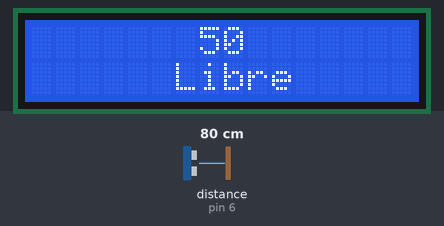
Bench run of a sketch on a simulated Arduino Uno, built with avr-gcc and run on an emulated ATmega328P. On the bench: 16×2 character LCD. Wiring (inferred from the names in the program): ultrasonic range finder: trigger pin 7; echo pin 6. The test bench sets the inputs (shaded band); at power-on: distance to the obstacle (sensor on pin 6) 80 cm. The echo pulse lasts 58.3 µs per cm.

Above: at 1.2 s.
1.3 s: distance to the obstacle (sensor on pin 6) set to 54 cm
2.8 s: distance to the obstacle (sensor on pin 6) set to 46 cm
At 4.0 s:
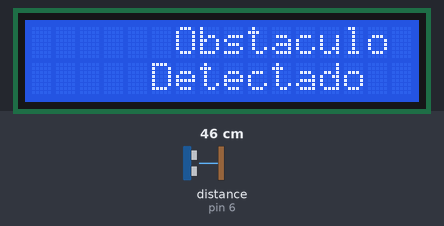
4.6 s: distance to the obstacle (sensor on pin 6) set to 12 cm
At 6.0 s:
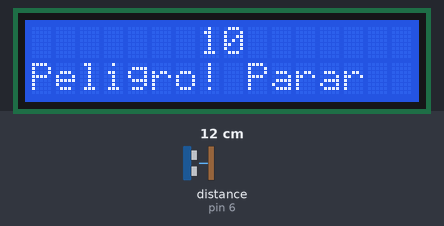
7.6 s: distance to the obstacle (sensor on pin 6) set to 35 cm
At 8.9 s:
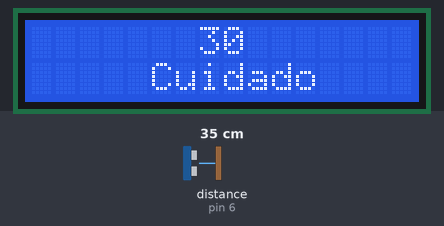
9.2 s: distance to the obstacle (sensor on pin 6) set to 28 cm
At 9.8 s:
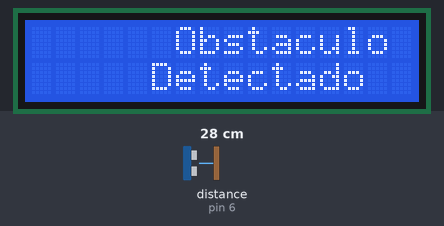
10.7 s: distance to the obstacle (sensor on pin 6) set to 33 cm
At 11.8 s:
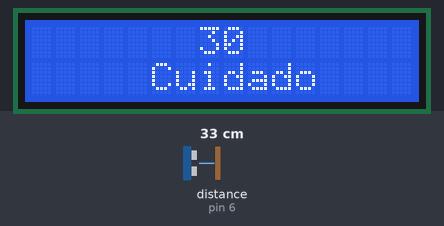
Timing chart, 0 to 13.7 s (numbered marks = the images above; inputs shaded):
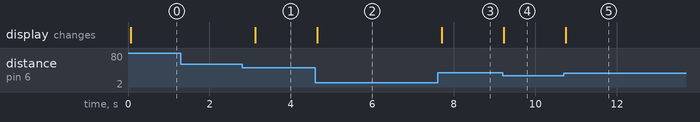

Measured:
- the behaviour switches between 51 and 50 cm on distance to the obstacle (sensor on pin 6) (found by bisection; images 0 and 1)
- the behaviour switches between 31 and 30 cm on distance to the obstacle (sensor on pin 6) (found by bisection; images 3 and 4)
- after the input at 1.3 s, every drawn part: stays the same
- after the input at 2.8 s, the display: changes after 0.33 s (image 1)
- after the input at 4.6 s, the display: changes after 0.05 s (image 2)
- after the input at 7.6 s, the display: changes after 0.10 s (image 3)
- after the input at 9.2 s, the display: changes at once (image 4)
- after the input at 10.7 s, the display: changes after 0.05 s (image 5)

The sketch:

SENSOR_PARQUEO.ino
```cpp
/*Fundación Kinal
//Centro Educativo Técnico Labral Kinal
//Electrónica
//Grado: Quinto
//Sección: A
//Curso: Taller de Electrónica Digital y Reparación de Computadoras I
//Nombre: Landon Francisco Alexander Reyes Baten
Carné: 2022012
*/
#include <LiquidCrystal.h>

// Configuro los pines
LiquidCrystal LCD_LANDON(12, 11, 5, 4, 3, 2);

const int trigger = 7;
const int echo = 6;

void setup() {
  // configuro el LCD
  LCD_LANDON.begin(16, 2);

  // Configuro los pines de trigger y echo
  pinMode(trigger, OUTPUT);
  pinMode(echo, INPUT);
}

void loop() {
  int distance = getDistance();

  if (distance >= 50) {
    LCD_LANDON.clear();
    LCD_LANDON.setCursor(7, 0);
    LCD_LANDON.print("50");
    LCD_LANDON.setCursor(6, 0);
    LCD_LANDON.write(1);
    LCD_LANDON.setCursor(5, 0);
    LCD_LANDON.write(1);
    LCD_LANDON.setCursor(4, 0);
    LCD_LANDON.write(1);
    LCD_LANDON.setCursor(9, 0);
    LCD_LANDON.write(1);
    LCD_LANDON.setCursor(10, 0);
    LCD_LANDON.write(1);
    LCD_LANDON.setCursor(11, 0);
    LCD_LANDON.write(1);
    LCD_LANDON.setCursor(6, 1);
    LCD_LANDON.print("Libre");
  }
  else if (distance >= 30 && distance <= 35) {
    LCD_LANDON.clear();
    LCD_LANDON.setCursor(7, 0);
    LCD_LANDON.print("30");
    LCD_LANDON.setCursor(6, 0);
    LCD_LANDON.write(1);
    LCD_LANDON.setCursor(5, 0);
    LCD_LANDON.write(1);
    LCD_LANDON.setCursor(4, 0);
    LCD_LANDON.write(1);
    LCD_LANDON.setCursor(3, 0);
    LCD_LANDON.write(1);
    LCD_LANDON.setCursor(2, 0);
    LCD_LANDON.write(1);
    LCD_LANDON.setCursor(9, 0);
    LCD_LANDON.write(1);
    LCD_LANDON.setCursor(10, 0);
    LCD_LANDON.write(1);
    LCD_LANDON.setCursor(11, 0);
    LCD_LANDON.write(1);
    LCD_LANDON.setCursor(12, 0);
    LCD_LANDON.write(1);
    LCD_LANDON.setCursor(13, 0);
    LCD_LANDON.write(1);
    LCD_LANDON.setCursor(5, 1);
    LCD_LANDON.print("Cuidado");
  }
  else if (distance >= 10 && distance <= 15) {
    LCD_LANDON.clear();
    LCD_LANDON.setCursor(7, 0);
    LCD_LANDON.print("10");
    LCD_LANDON.setCursor(6, 0);
    LCD_LANDON.write(1);
    LCD_LANDON.setCursor(5, 0);
    LCD_LANDON.write(1);
    LCD_LANDON.setCursor(4, 0);
    LCD_LANDON.write(1);
    LCD_LANDON.setCursor(3, 0);
    LCD_LANDON.write(1);
    LCD_LANDON.setCursor(2, 0);
LCD_LANDON.write(1);
LCD_LANDON.setCursor(9, 0);
LCD_LANDON.write(1);
LCD_LANDON.setCursor(10, 0);
LCD_LANDON.write(1);
LCD_LANDON.setCursor(11, 0);
LCD_LANDON.write(1);
LCD_LANDON.setCursor(12, 0);
LCD_LANDON.write(1);
LCD_LANDON.setCursor(13, 0);
LCD_LANDON.write(1);
LCD_LANDON.setCursor(0, 1);
LCD_LANDON.print("Peligro! Parar");
}
else {
LCD_LANDON.clear();
LCD_LANDON.setCursor(6, 0);
LCD_LANDON.print("Obstaculo");
LCD_LANDON.setCursor(5, 1);
LCD_LANDON.print("Detectado");
}

delay(500);
}

// Funcion que da la distancia usando el sensor ultrasonico
int getDistance() {
digitalWrite(trigger, LOW);
delayMicroseconds(2);
digitalWrite(trigger, HIGH);
delayMicroseconds(10);
digitalWrite(trigger, LOW);

long duration = pulseIn(echo, HIGH);
int distance = duration * 0.034 / 2;

return distance;}
```
